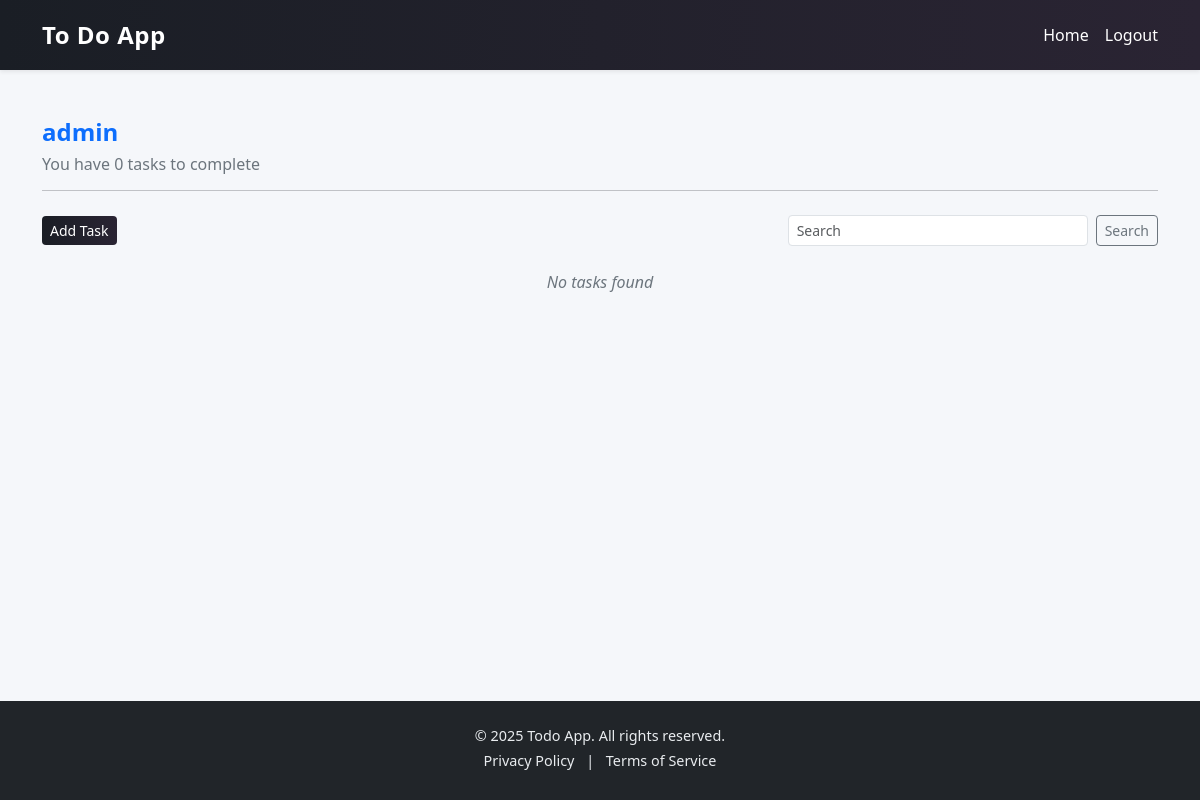
Page / (signed in) on the earlier database version.
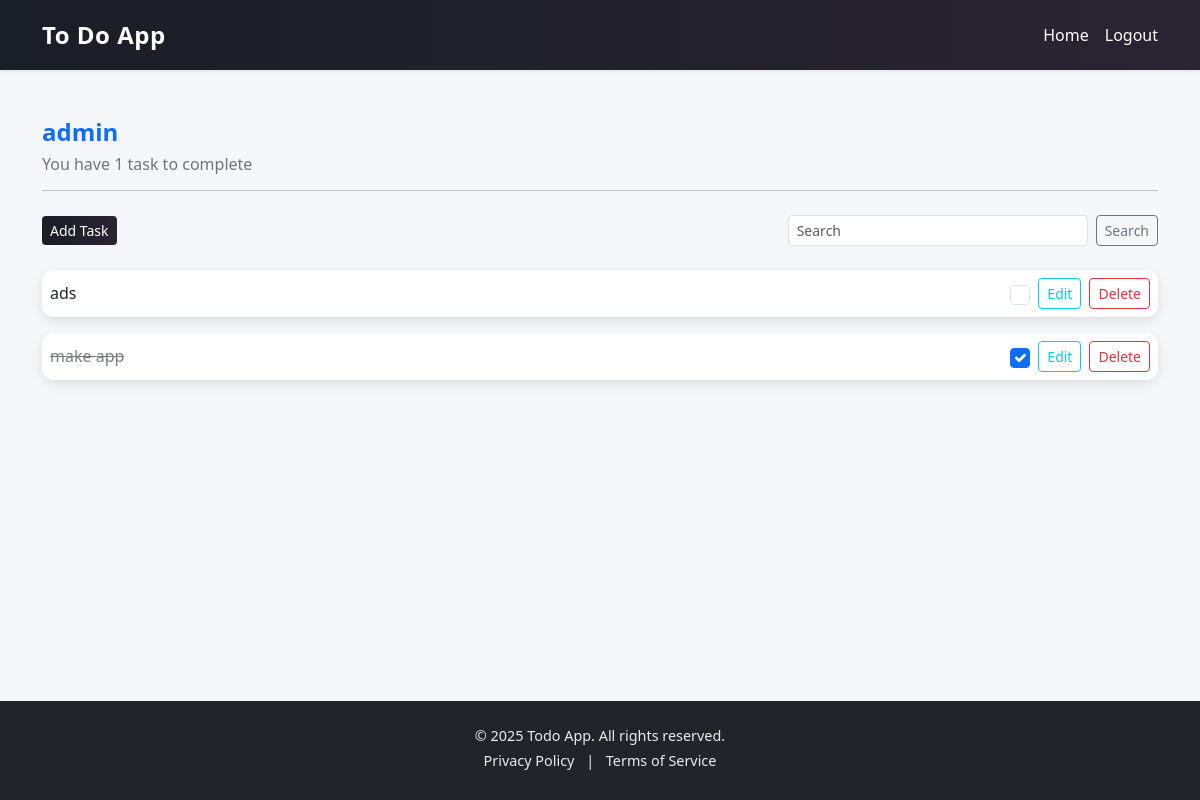
Same page on the later database version.
### todo/models.py (models this page shows, shortened)
class Task(models.Model):
    user = models.ForeignKey('accounts.CustomUser', on_delete=models.CASCADE)
    title = models.CharField(max_length=255)
    description = models.TextField(null=True,blank=True)
    complete = models.BooleanField(default=False)
    created_date = models.DateTimeField(auto_now_add=True)
    updated_date = models.DateTimeField(auto_now=True)
    class Meta:
        ordering = ('-created_date',)

### todo/views.py (the view)
# urls.py: path('', TaskList.as_view(), name='task-list'),
class TaskList(LoginRequiredMixin,ListView):
    model = Task
    context_object_name = 'tasks'
    def get_context_data(self, **kwargs):
        context = super().get_context_data(**kwargs)
        context['tasks'] = Task.objects.filter(user=self.request.user)
        context['count'] = context['tasks'].filter(complete=False).count()
        search_input = self.request.GET.get('search-area') or ''
        if search_input:
            context['tasks'] = context['tasks'].filter(title__startswith=search_input)
        context['search_input'] = search_input
        return context
    def get_template_names(self):
        if self.request.headers.get('x-requested-with') == 'XMLHttpRequest':
            return ['todo/task_list_partial.html']  # فقط div با task list
        return ['todo/task_list.html']

### templates/todo/task_list.html (shortened to what this page needs)
{% extends 'base.html' %}
{% block content %}
<div class="task-header mb-4">
    <h2 class="username">{{ request.user.username }}</h2>
    <h6 class="task-count">You have {{ count }} task{{ count|pluralize }} to complete</h6>
    <hr>
</div>
<div class="task-controls d-flex justify-content-between align-items-center mb-4 flex-wrap">
    <a href="{% url 'todo:task-create' %}" class="btn btn-primary btn-sm add-task-btn">Add Task</a>
    <form method="get" class="search-form d-flex" id="taskSearchForm">
        <input type="text" name="search-area" placeholder="Search" value="{{ search_input }}"
            class="form-control form-control-sm me-2" id="searchInput">
        <button type="submit" class="btn btn-outline-secondary btn-sm">Search</button>
    </form>
</div>
{% if tasks %}
<div class="task-list">
    {% for task in tasks %}
    <div class="todo-card d-flex justify-content-between align-items-center mb-3 p-2">
        <div class="task-info">
            <a href="{% url 'todo:task-detail' task.id %}"
                class="task-title {% if task.complete %}completed{% endif %}">
                {{ task.title }}
            </a>
        </div>
        <div class="task-actions d-flex align-items-center">
            <form method="POST" action="{% url 'todo:task-toggle' task.id %}" class="me-2">
                <input type="checkbox" name="complete" class="form-check-input" onchange="this.form.submit()" {% if task.complete %}checked{% endif %}>
            </form>
            <a href="{% url 'todo:task-update' task.id %}" class="btn btn-sm btn-outline-info me-2">Edit</a>
            <a href="{% url 'todo:task-delete' task.id %}" class="btn btn-sm btn-outline-danger">Delete</a>
        </div>
    </div>
    {% endfor %}
</div>
{% else %}
<p class="no-tasks">No tasks found</p>
{% endif %}
{% endblock %}

Differences in the rows shown:
added Task: title "ads"
added Task: title "make app", complete "☑"
Other differences:
{{ count }}: "0" → "1"
text no longer shown: "No tasks found"
